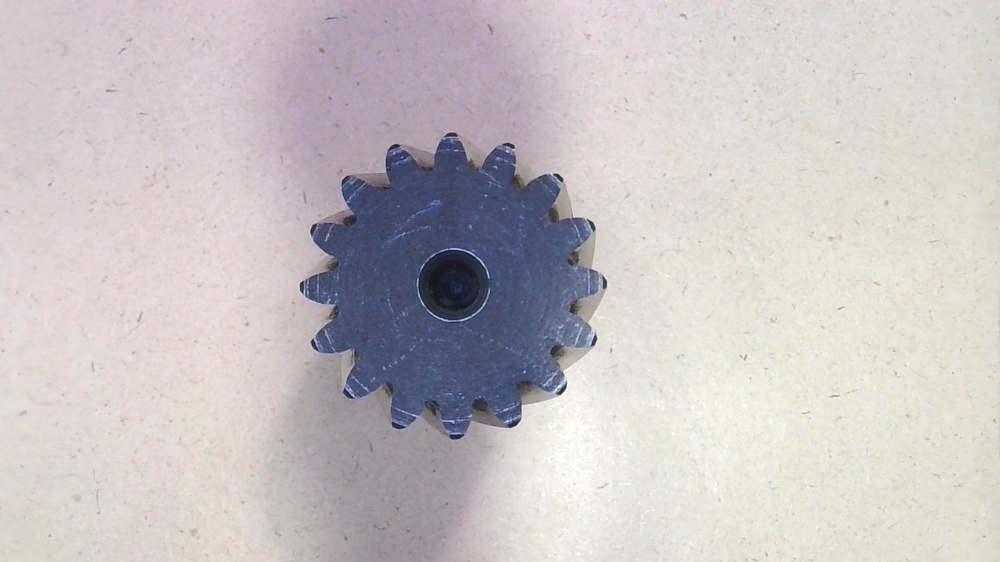
#> input picture Gear.jpg, 1000 x 562 px, shrunk from 1920 x 1080 before the run
$ jupyter execute 1.ipynb
#> lines starting #> are read from the running program, lines starting #| are printed output that depends on the picture
[cell 1]
import cv2
import matplotlib.pyplot as plt
import numpy as np

[cell 2]
image = cv2.imread("Gear.jpg")
#> image is the input picture: shape (562, 1000, 3); mean B, G, R 195.7, 194.5, 200.7

[cell 3]
def apply_sharp_filter(image):

    kernel=np.array([[0, 1, 0],
                       [1, 0, 1],
                       [0, 1, 0]])
    return cv2.filter2D(image,-1,kernel)


image=cv2.imread("Gear.jpg",cv2.IMREAD_GRAYSCALE)
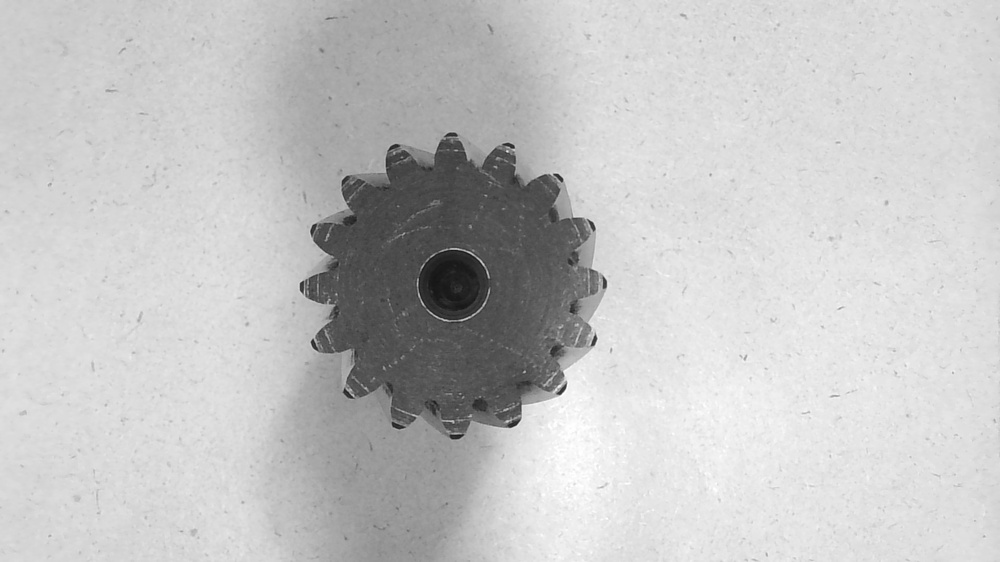
#> image: shape (562, 1000); min 21, max 255, mean 196.5


sharp_img=apply_sharp_filter(image)
#> in apply_sharp_filter, `return cv2.filter2D(image,-1,kernel)`:
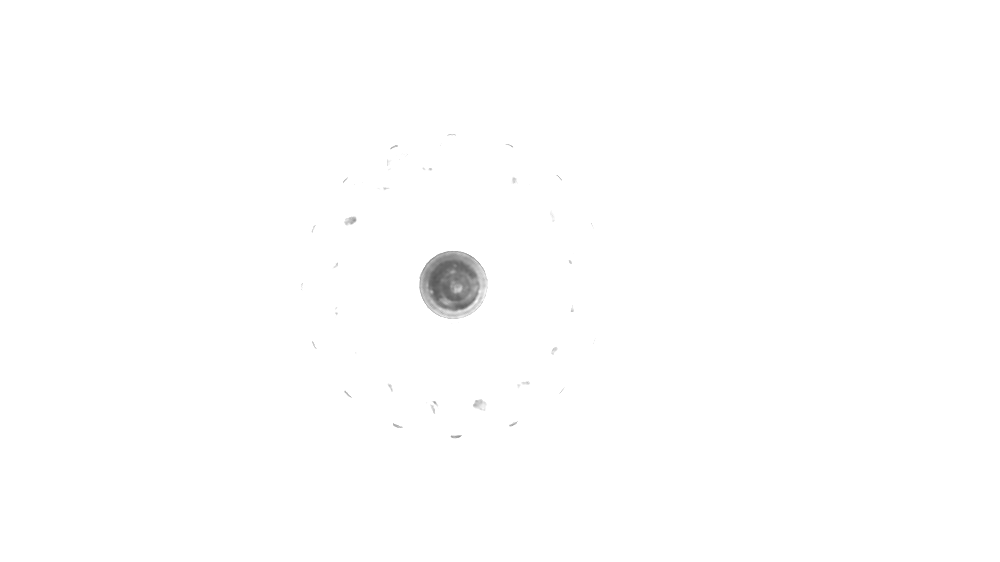
#> returned value: shape (562, 1000); min 89, max 255, mean 254.3
plt.imshow(sharp_img,cmap="gray")
# plt.axis('off')  # Turn off axis
plt.show()

[cell 4]
cv2.imwrite('sharp.jpg',sharp_img)
#> Out = True
